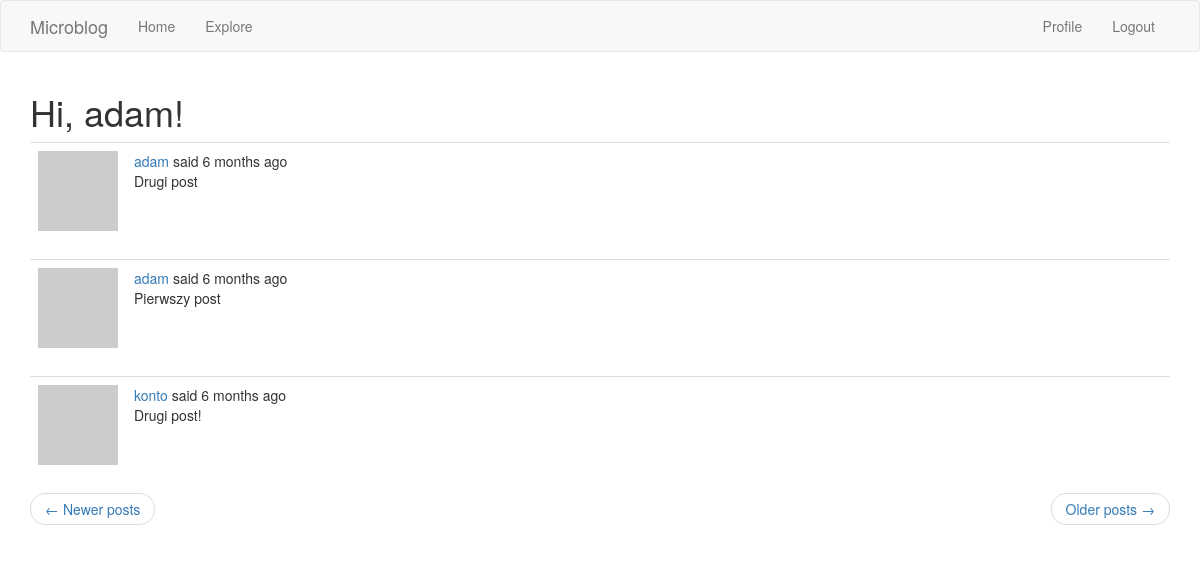
The app's page /explore?page=2 (signed in) with its own data.
### app/models.py (models this page shows, shortened)
class User(db.Model, UserMixin):
    id = db.Column(db.Integer, primary_key=True)
    username = db.Column(db.String(64), index=True, unique=True)
    email = db.Column(db.String(120), index=True, unique=True)
    password_hash = db.Column(db.String(128))
    posts = db.relationship('Post', backref='author', lazy='dynamic')
    about_me = db.Column(db.String(140))
    last_seen = db.Column(db.DateTime, default=datetime.utcnow)
    followed = db.relationship(
        'User', secondary=followers,
        primaryjoin=(followers.c.follower_id == id),
        secondaryjoin=(followers.c.followed_id == id),
        backref=db.backref('followers', lazy='dynamic'), lazy='dynamic') # user1.follow(user2) -->  user2.followers()
    def avatar(self, size):
        digest = md5(self.email.lower().encode('utf-8')).hexdigest()
        return 'https://www.gravatar.com/avatar/{}?d=identicon&s={}'.format(digest, size)

class Post(db.Model):
    id = db.Column(db.Integer, primary_key=True)
    body = db.Column(db.String(140))
    timestamp = db.Column(db.DateTime, index=True, default=datetime.utcnow)
    user_id = db.Column(db.Integer, db.ForeignKey('user.id'))

### app/routes.py (the view)
@app.route('/explore')
@login_required
def explore():
    page = request.args.get('page', 1, type=int)
    posts = Post.query.order_by(Post.timestamp.desc()).paginate(
        page, app.config['POSTS_PER_PAGE'], False
    )
    next_url=url_for('explore', page=posts.next_num) \
        if posts.has_next else None
    prev_url=url_for('explore', page=posts.prev_num) \
        if posts.has_prev else None
    return render_template('index.html', title='Explore', posts=posts.items, prev_url=prev_url, next_url=next_url)

### app/models.py (called while the page is built)
@login.user_loader  # callback for current_user
def load_user(id):
    return User.query.get(int(id))  # puts the user in db session, gets it by primary key

### app/routes.py (called while the page is built)
@app.before_request
def before_request():
    if current_user.is_authenticated:
        current_user.last_seen = datetime.utcnow()
        db.session.commit()

### app/Templates/index.html (shortened to what this page needs)
{% extends "base.html" %}
{% block app_content %}
    <h1>Hi, {{ current_user.username }}!</h1>
    {% for post in posts %}
            {% include '_post.html' %}
    {% endfor %}
    <nav aria-label="...">
        <ul class="pager">
            <li class="previous{% if not prev_url %} disabled{% endif %}">
                <a href="{{ prev_url or '#' }}">
                    <span aria-hidden="true">&larr;</span> Newer posts
                </a>
            </li>
            <li class="next{% if not next_url %} disabled{% endif %}">
                <a href="{{ next_url or '#' }}">
                    Older posts <span aria-hidden="true">&rarr;</span>
                </a>
            </li>
        </ul>
    </nav>
{% endblock %}

### app/Templates/_post.html (shortened to what this page needs)
<table class="table table-hover">
    <tr>
        <td width="70px">
            <a href="{{ url_for('user', username=post.author.username)}}">
                <img src="{{ post.author.avatar(36) }}">
            </a>
        </td>
        <td>
            <a href="{{ url_for('user', username=post.author.username)}}">
                {{ post.author.username }}
            </a>
            said {{ moment(post.timestamp).fromNow() }}
            <br>
            {{ post.body }}
        </td>
    </tr>
</table>

### records on screen
User: username "adam"
Post: author.username "adam", timestamp "6 months ago", body "Drugi post"
Post: author.username "adam", timestamp "6 months ago", body "Pierwszy post"
Post: author.username "konto", timestamp "6 months ago", body "Drugi post!"
